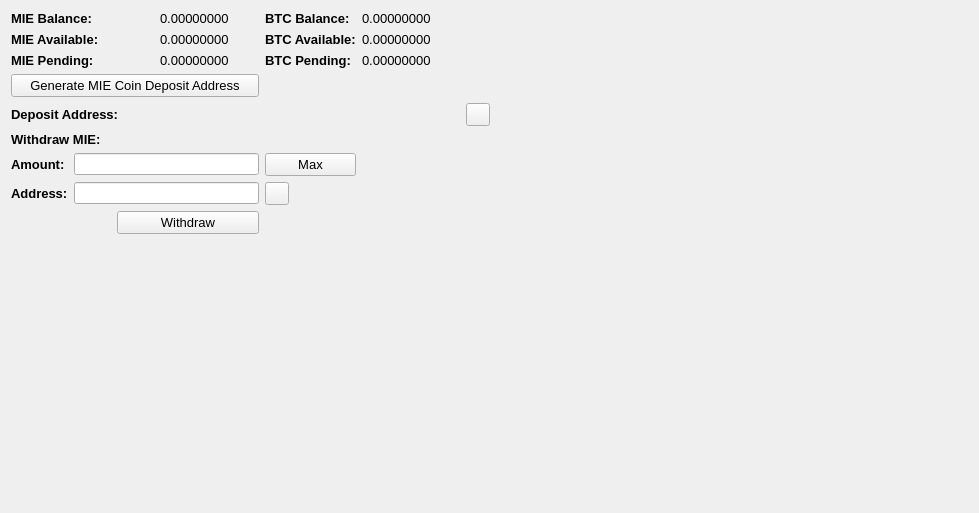
     <widget class="QWidget" name="BalanceTab">
      <attribute name="title">
       <string>Balance</string>
      </attribute>
      <layout class="QGridLayout" name="gridLayout_2">
       <item row="0" column="0" colspan="2">
        <widget class="QLabel" name="label_11">
         <property name="font">
          <font>
           <pointsize>10</pointsize>
           <weight>75</weight>
           <bold>true</bold>
          </font>
         </property>
         <property name="text">
          <string>MIE Balance:</string>
         </property>
        </widget>
       </item>
       <item row="0" column="3">
        <widget class="QLabel" name="TXBalanceLabel">
         <property name="font">
          <font>
           <pointsize>10</pointsize>
          </font>
         </property>
         <property name="text">
          <string>0.00000000</string>
         </property>
         <property name="textInteractionFlags">
          <set>Qt::LinksAccessibleByMouse|Qt::TextSelectableByMouse</set>
         </property>
        </widget>
       </item>
       <item row="0" column="4">
        <widget class="QLabel" name="label_12">
         <property name="font">
          <font>
           <pointsize>10</pointsize>
           <weight>75</weight>
           <bold>true</bold>
          </font>
         </property>
         <property name="text">
          <string>BTC Balance:</string>
         </property>
        </widget>
       </item>
       <item row="0" column="5">
        <widget class="QLabel" name="BitcoinBalanceLabel">
         <property name="font">
          <font>
           <pointsize>10</pointsize>
          </font>
         </property>
         <property name="text">
          <string>0.00000000</string>
         </property>
         <property name="textInteractionFlags">
          <set>Qt::LinksAccessibleByMouse|Qt::TextSelectableByMouse</set>
         </property>
        </widget>
       </item>
       <item row="0" column="7" rowspan="10">
        <spacer name="horizontalSpacer_4">
         <property name="orientation">
          <enum>Qt::Horizontal</enum>
         </property>
         <property name="sizeHint" stdset="0">
          <size>
           <width>478</width>
           <height>488</height>
          </size>
         </property>
        </spacer>
       </item>
       <item row="1" column="0" colspan="2">
        <widget class="QLabel" name="label_13">
         <property name="font">
          <font>
           <pointsize>10</pointsize>
           <weight>75</weight>
           <bold>true</bold>
          </font>
         </property>
         <property name="text">
          <string>MIE Available:</string>
         </property>
        </widget>
       </item>
       <item row="1" column="3">
        <widget class="QLabel" name="TXAvailableLabel_2">
         <property name="font">
          <font>
           <pointsize>10</pointsize>
          </font>
         </property>
         <property name="text">
          <string>0.00000000</string>
         </property>
         <property name="textInteractionFlags">
          <set>Qt::LinksAccessibleByMouse|Qt::TextSelectableByMouse</set>
         </property>
        </widget>
       </item>
       <item row="1" column="4">
        <widget class="QLabel" name="label_15">
         <property name="font">
          <font>
           <pointsize>10</pointsize>
           <weight>75</weight>
           <bold>true</bold>
          </font>
         </property>
         <property name="text">
          <string>BTC Available:</string>
         </property>
        </widget>
       </item>
       <item row="1" column="5">
        <widget class="QLabel" name="BitcoinAvailableLabel">
         <property name="font">
          <font>
           <pointsize>10</pointsize>
          </font>
         </property>
         <property name="text">
          <string>0.00000000</string>
         </property>
         <property name="textInteractionFlags">
          <set>Qt::LinksAccessibleByMouse|Qt::TextSelectableByMouse</set>
         </property>
        </widget>
       </item>
       <item row="2" column="0" colspan="2">
        <widget class="QLabel" name="label_14">
         <property name="font">
          <font>
           <pointsize>10</pointsize>
           <weight>75</weight>
           <bold>true</bold>
          </font>
         </property>
         <property name="text">
          <string>MIE Pending:</string>
         </property>
        </widget>
       </item>
       <item row="2" column="3">
        <widget class="QLabel" name="TXPendingLabel">
         <property name="font">
          <font>
           <pointsize>10</pointsize>
          </font>
         </property>
         <property name="text">
          <string>0.00000000</string>
         </property>
         <property name="textInteractionFlags">
          <set>Qt::LinksAccessibleByMouse|Qt::TextSelectableByMouse</set>
         </property>
        </widget>
       </item>
       <item row="2" column="4">
        <widget class="QLabel" name="label_31">
         <property name="font">
          <font>
           <pointsize>10</pointsize>
           <weight>75</weight>
           <bold>true</bold>
          </font>
         </property>
         <property name="text">
          <string>BTC Pending:</string>
         </property>
        </widget>
       </item>
       <item row="2" column="5">
        <widget class="QLabel" name="BitcoinPendingLabel">
         <property name="font">
          <font>
           <pointsize>10</pointsize>
          </font>
         </property>
         <property name="text">
          <string>0.00000000</string>
         </property>
         <property name="textInteractionFlags">
          <set>Qt::LinksAccessibleByMouse|Qt::TextSelectableByMouse</set>
         </property>
        </widget>
       </item>
       <item row="3" column="0" colspan="4">
        <widget class="QPushButton" name="GenDepositBTN">
         <property name="font">
          <font>
           <pointsize>10</pointsize>
          </font>
         </property>
         <property name="text">
          <string>Generate MIE Coin Deposit Address</string>
         </property>
        </widget>
       </item>
       <item row="4" column="0" colspan="3">
        <widget class="QLabel" name="label_33">
         <property name="font">
          <font>
           <pointsize>10</pointsize>
           <weight>75</weight>
           <bold>true</bold>
          </font>
         </property>
         <property name="text">
          <string>Deposit Address:</string>
         </property>
        </widget>
       </item>
       <item row="4" column="3" colspan="3">
        <widget class="QLabel" name="DepositAddressLabel">
         <property name="minimumSize">
          <size>
           <width>300</width>
           <height>0</height>
          </size>
         </property>
         <property name="palette">
          <palette>
           <active>
            <colorrole role="WindowText">
             <brush brushstyle="SolidPattern">
              <color alpha="255">
               <red>0</red>
               <green>0</green>
               <blue>0</blue>
              </color>
             </brush>
            </colorrole>
            <colorrole role="Text">
             <brush brushstyle="SolidPattern">
              <color alpha="255">
               <red>0</red>
               <green>0</green>
               <blue>255</blue>
              </color>
             </brush>
            </colorrole>
           </active>
           <inactive>
            <colorrole role="WindowText">
             <brush brushstyle="SolidPattern">
              <color alpha="255">
               <red>0</red>
               <green>0</green>
               <blue>0</blue>
              </color>
             </brush>
            </colorrole>
            <colorrole role="Text">
             <brush brushstyle="SolidPattern">
              <color alpha="255">
               <red>0</red>
               <green>0</green>
               <blue>255</blue>
              </color>
             </brush>
            </colorrole>
           </inactive>
           <disabled>
            <colorrole role="WindowText">
             <brush brushstyle="SolidPattern">
              <color alpha="255">
               <red>120</red>
               <green>120</green>
               <blue>120</blue>
              </color>
             </brush>
            </colorrole>
            <colorrole role="Text">
             <brush brushstyle="SolidPattern">
              <color alpha="255">
               <red>120</red>
               <green>120</green>
               <blue>120</blue>
              </color>
             </brush>
            </colorrole>
           </disabled>
          </palette>
         </property>
         <property name="font">
          <font>
           <pointsize>10</pointsize>
           <weight>75</weight>
           <bold>true</bold>
          </font>
         </property>
         <property name="text">
          <string/>
         </property>
         <property name="alignment">
          <set>Qt::AlignRight|Qt::AlignTrailing|Qt::AlignVCenter</set>
         </property>
         <property name="textInteractionFlags">
          <set>Qt::LinksAccessibleByMouse|Qt::TextSelectableByKeyboard|Qt::TextSelectableByMouse</set>
         </property>
        </widget>
       </item>
       <item row="4" column="6">
        <widget class="QToolButton" name="DepositCopyButton">
         <property name="toolTip">
          <string>Copy to clipboard</string>
         </property>
         <property name="text">
          <string/>
         </property>
         <property name="icon">
          <iconset resource="../bitcoin.qrc">
           <normaloff>:/icons/editcopy</normaloff>:/icons/editcopy</iconset>
         </property>
         <property name="shortcut">
          <string>Alt+P</string>
         </property>
        </widget>
       </item>
       <item row="5" column="0" colspan="2">
        <widget class="QLabel" name="label_34">
         <property name="font">
          <font>
           <pointsize>10</pointsize>
           <weight>75</weight>
           <bold>true</bold>
          </font>
         </property>
         <property name="text">
          <string>Withdraw MIE:</string>
         </property>
        </widget>
       </item>
       <item row="6" column="0">
        <widget class="QLabel" name="label_26">
         <property name="font">
          <font>
           <pointsize>10</pointsize>
           <weight>75</weight>
           <bold>true</bold>
          </font>
         </property>
         <property name="text">
          <string>Amount:</string>
         </property>
        </widget>
       </item>
       <item row="6" column="1" colspan="3">
        <widget class="QLineEdit" name="WithdrawUnitsInput">
         <property name="font">
          <font>
           <pointsize>9</pointsize>
           <weight>75</weight>
           <bold>true</bold>
          </font>
         </property>
         <property name="text">
          <string/>
         </property>
        </widget>
       </item>
       <item row="6" column="4">
        <widget class="QPushButton" name="Withdraw_Max_Amount">
         <property name="font">
          <font>
           <pointsize>10</pointsize>
          </font>
         </property>
         <property name="text">
          <string>Max</string>
         </property>
        </widget>
       </item>
       <item row="7" column="0">
        <widget class="QLabel" name="label_10">
         <property name="font">
          <font>
           <pointsize>10</pointsize>
           <weight>75</weight>
           <bold>true</bold>
          </font>
         </property>
         <property name="text">
          <string>Address:</string>
         </property>
        </widget>
       </item>
       <item row="7" column="1" colspan="3">
        <widget class="QLineEdit" name="WithdrawAddress">
         <property name="font">
          <font>
           <pointsize>9</pointsize>
           <weight>75</weight>
           <bold>true</bold>
          </font>
         </property>
        </widget>
       </item>
       <item row="7" column="4">
        <widget class="QToolButton" name="WithdrawPasteButton">
         <property name="toolTip">
          <string>Paste from clipboard</string>
         </property>
         <property name="text">
          <string/>
         </property>
         <property name="icon">
          <iconset resource="../bitcoin.qrc">
           <normaloff>:/icons/editpaste</normaloff>:/icons/editpaste</iconset>
         </property>
         <property name="shortcut">
          <string>Alt+P</string>
         </property>
        </widget>
       </item>
       <item row="8" column="2" colspan="2">
        <widget class="QPushButton" name="WithdrawUnitsBtn">
         <property name="font">
          <font>
           <pointsize>10</pointsize>
          </font>
         </property>
         <property name="text">
          <string>Withdraw</string>
         </property>
        </widget>
       </item>
       <item row="9" column="0" colspan="6">
        <spacer name="verticalSpacer">
         <property name="orientation">
          <enum>Qt::Vertical</enum>
         </property>
         <property name="sizeHint" stdset="0">
          <size>
           <width>428</width>
           <height>262</height>
          </size>
         </property>
        </spacer>
       </item>
      </layout>
      <zorder>label_31</zorder>
      <zorder>label_15</zorder>
      <zorder>label_12</zorder>
      <zorder>label_14</zorder>
      <zorder>label_13</zorder>
      <zorder>label_11</zorder>
      <zorder>BitcoinBalanceLabel</zorder>
      <zorder>TXBalanceLabel</zorder>
      <zorder>TXAvailableLabel_2</zorder>
      <zorder>TXPendingLabel</zorder>
      <zorder>BitcoinAvailableLabel</zorder>
      <zorder>BitcoinPendingLabel</zorder>
      <zorder>label_33</zorder>
      <zorder>GenDepositBTN</zorder>
      <zorder>DepositAddressLabel</zorder>
      <zorder>Withdraw_Max_Amount</zorder>
      <zorder>label_34</zorder>
      <zorder>WithdrawUnitsInput</zorder>
      <zorder>label_10</zorder>
      <zorder>label_26</zorder>
      <zorder>WithdrawAddress</zorder>
      <zorder>WithdrawUnitsBtn</zorder>
      <zorder>horizontalSpacer_4</zorder>
      <zorder>verticalSpacer</zorder>
      <zorder>WithdrawPasteButton</zorder>
      <zorder>DepositCopyButton</zorder>
     </widget>
